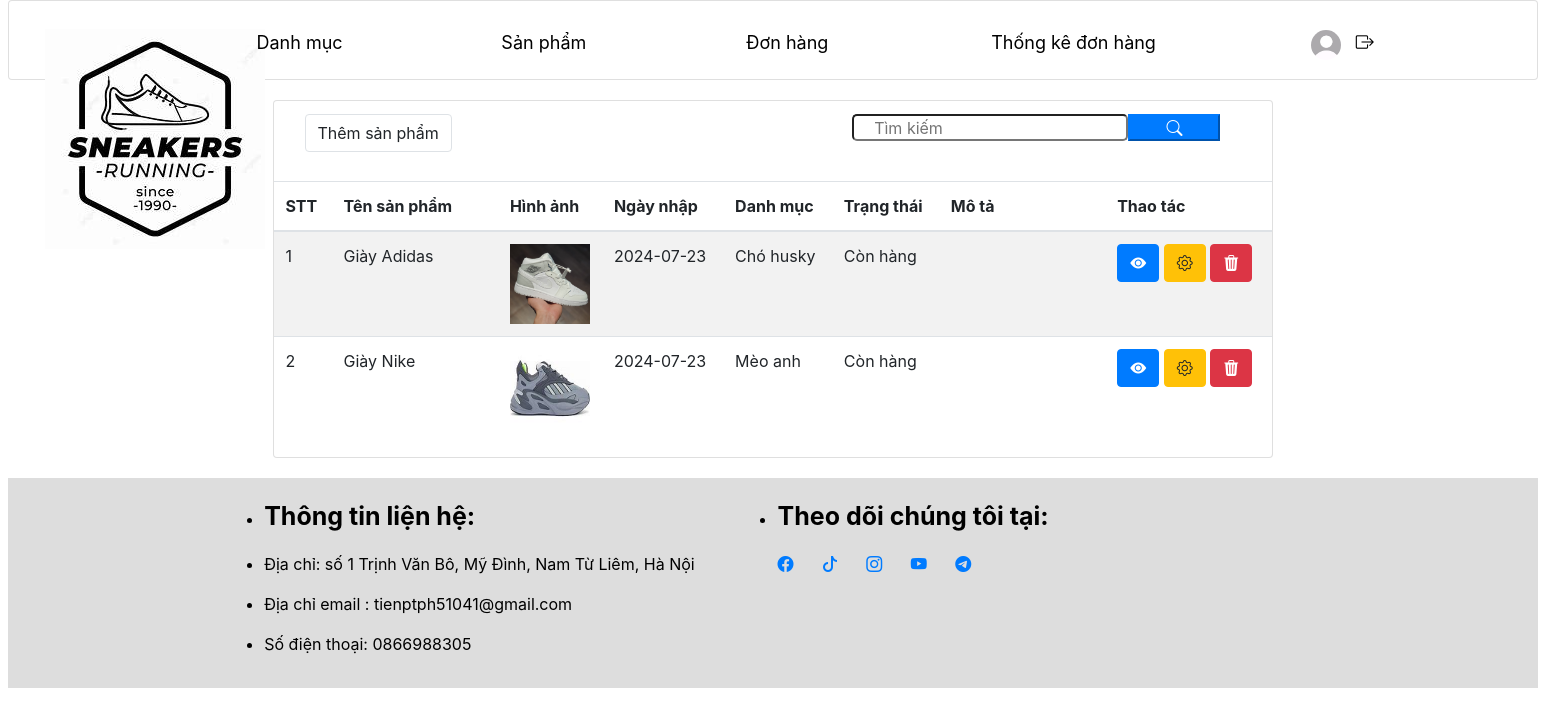
Screenshot of /admin/?act=danh-sach-san-pham (signed in) with the database file from the repository.
### tables this page shows
CREATE TABLE `san_phams` (
  `id` int NOT NULL,
  `ten_san_pham` varchar(255) NOT NULL,
  `gia_san_pham` decimal(10,0) NOT NULL,
  `gia_khuyen_mai` decimal(10,0) NOT NULL,
  `hinh_anh` text,
  `so_luong` int NOT NULL,
  `luot_xem` int DEFAULT '0',
  `ngay_nhap` date NOT NULL,
  `mo_ta` text,
  `danh_muc_id` int NOT NULL,
  `trang_thai` varchar(50) NOT NULL
);

CREATE TABLE `danh_mucs` (
  `id` int NOT NULL,
  `ten_danh_muc` varchar(100) NOT NULL,
  `mo_ta` text NOT NULL
);

### admin/controllers/adminSanPhamController.php (called while the page is built, shortened)
<?php
class adminSanPhamController
{
    public $modelSanPham;
    public function __construct()
    {
        $this->modelSanPham = new modelSanPham;
    }
    public function danhSachSanPham()
    {
        if ($_SERVER['REQUEST_METHOD'] === 'POST') {
            $listSanPham = [];
            $sanPham = $this->modelSanPham->getAllSanPham();
            $search = $_POST['search'];
            foreach ($sanPham as $key => $value) {
                if (
                    strpos(strtolower($value['ten_san_pham']), strtolower($search)) !== false
                    || strpos(strtolower($value['ten_danh_muc']), strtolower($search)) !== false
                ) {
                    $listSanPham[] = $value;
                }
            }
        } else {
            $listSanPham = $this->modelSanPham->getAllSanPham();
        }
        require './views/sanPham/danhSachSanPham.php';
    }
}

### commons/function.php (called while the page is built, shortened)
<?php
function connectDB() {
    $host = DB_HOST;
    $port = DB_PORT;
    $dbname = DB_NAME;
    try {
        $conn = new PDO("mysql:host=$host;port=$port;dbname=$dbname", DB_USERNAME, DB_PASSWORD);
        $conn->setAttribute(PDO::ATTR_ERRMODE, PDO::ERRMODE_EXCEPTION);
        $conn->setAttribute(PDO::ATTR_DEFAULT_FETCH_MODE, PDO::FETCH_ASSOC);
        return $conn;
    } catch (PDOException $e) {
        echo ("Connection failed: " . $e->getMessage());
    }
}

### admin/models/modelSanPham.php (called while the page is built, shortened)
<?php
class modelSanPham
{
    public $conn;
    public function __construct()
    {
        $this->conn = connectDB();
    }
    public function getAllSanPham()
    {
        try {
            $sql = "SELECT *,danh_mucs.ten_danh_muc,san_phams.id FROM san_phams INNER JOIN danh_mucs on danh_mucs.id = san_phams.danh_muc_id";
            $stmt = $this->conn->prepare($sql);
            $stmt->execute();
            return $stmt->fetchAll();
        } catch (Exception $e) {
            echo "ERROR" . $e->getMessage();
        }
    }
}

### admin/views/sanPham/danhSachSanPham.php (the view)
<?php
require './views/layout/header.php';
require './views/layout/navbar.php';
?>
<div style="height: auto; width:1000px; margin:20px auto;" class="card">
    <div class=" col-md-12 row alert">
        <div class="col-md-7">
            <a href="<?= BASE_URL_ADMIN . '?act=form-them-san-pham' ?>" style="margin:10px;"><button class="btn border">Thêm sản phẩm</button></a>
        </div>
        <form style="display:flex;" class="col-md-5" action="<?= BASE_URL_ADMIN . '?act=tim-kiem-san-pham' ?>" class="row" method="POST">
            <input style="border-radius:5px; height:27px; padding:0px 20px;" class="col-md-9" type="text" name="search" placeholder="Tìm kiếm">
            <button style="height:27px; ;" type="submit" class="search col-md-3  btn-primary"><i class="bi bi-search"></i></button>
        </form>
    </div>
    <table class="table table-striped ">
        <thead>
            <tr>
                <th scope="col">STT</th>
                <th scope="col">Tên sản phẩm</th>
                <th scope="col">Hình ảnh</th>
                <th scope="col">Ngày nhập</th>
                <th scope="col">Danh mục</th>
                <th scope="col">Trạng thái</th>
                <th scope="col">Mô tả</th>
                <th scope="col">Thao tác</th>
            </tr>
        </thead>
        <tbody>
            <?php foreach ($listSanPham as $key => $sanPham) : ?>
                <tr>
                    <td><?= $key + 1 ?></td>
                    <td class="col-md-2"><?= $sanPham['ten_san_pham'] ?></td>
                    <td class="col-md-1"><img style="width: 80px; height:80px;" src="<?= '.' . $sanPham['hinh_anh'] ?>" alt="" onerror="this.onerror=null; this.src= 'https://tse1.mm.bing.net/th?id=OIP.UA3OcFrmkPI6nMRJVzhFtQHaHa&pid=Api&P=0&h=220'" ;></td>
                    <td ><?= $sanPham['ngay_nhap'] ?></td>
                    <td ><?= $sanPham['ten_danh_muc'] ?></td>
                    <td><?php echo $sanPham['trang_thai'] == 1 ? "Còn hàng" : "Hết hàng" ?></td>
                    <td class="col-md-2"><?= $sanPham['mo_ta'] ?></td>
                    <td class="col-md-2">
                        <a href="<?= BASE_URL_ADMIN . '?act=chi-tiet-san-pham&id=' . $sanPham['id'] ?>"><button class="btn btn-primary" title="Chi tiết sản phẩm"><i class="bi bi-eye-fill"></i></button></a>
                        <a href="<?= BASE_URL_ADMIN . '?act=form-sua-san-pham&id=' . $sanPham['id'] ?>"><button title="Sửa sản phẩm" class="btn btn-warning"><i class="bi bi-gear"></i></button></a>
                        <a onclick="confirm('Bạn có xác nhận xóa')" href="<?= BASE_URL_ADMIN . '?act=delete-san-pham&id=' . $sanPham['id'] ?>"> <button title="Xóa sản phẩm" class="btn btn-danger"><i class="bi bi-trash3-fill"></i></button></a>
                    </td>
                </tr>
            <?php endforeach; ?>
        </tbody>
    </table>
</div>
<?php require './views/layout/footer.php'; ?>

### admin/assets/css/styleMain.css (style rules this page uses)
* { padding: 0; margin: 0; text-decoration: none; }
body { width: auto; }

### rows the page displays
san_phams: ten_san_pham "Giày Adidas", hinh_anh (picture), ngay_nhap "2024-07-23", danh_muc.ten_danh_muc "Chó husky", trang_thai "Còn hàng"
san_phams: ten_san_pham "Giày Nike", hinh_anh (picture), ngay_nhap "2024-07-23", danh_muc.ten_danh_muc "Mèo anh", trang_thai "Còn hàng"
